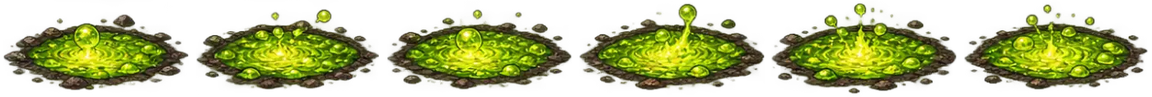
#> input picture assets/fx/acid_pool.png, 1152 x 97 px, given in place of fx_suelo_eventos.webp, which was not available
$ python slice_fx.py
#> lines starting #> are read from the running program, lines starting #| are printed output that depends on the picture
# Recorta las láminas de efectos (ARTE/fx_*.webp y la bala de ARTE/gun_fx_sheet.png) en tiras de animación PNG en
# assets/fx/ y escribe assets/fx/fx.json con el número de frames y su tamaño.
# Uso: python tools/slice_fx.py
#
# Las láminas no siguen una rejilla exacta: cada fila tiene su franja de alto (a mano, abajo) y dentro de ella los
# frames se separan por columnas vacías (o a partes iguales con `even`, cuando los brillos se tocan). Todos los frames
# de una tira comparten tamaño y se centran en el centro de su contenido, para que la animación no baile.
import json
from pathlib import Path

import numpy as np
from PIL import Image
from scipy import ndimage as nd

OUT = Path('assets/fx')
ALPHA = 24  # alfa por debajo del cual la columna cuenta como vacía
PAD = 4

# (nombre, y0, y1, frames, opciones). Opciones: x (x0, x1) limita la franja; even reparte a partes iguales;
# take (i, j) se queda con esos frames; drop_largest quita el trozo más grande de cada frame (el megáfono, que no
# queremos, de las ondas); floor sube el alfa mínimo (fondo semitransparente); max es el lado mayor final en px.
SHEETS = {
    'ARTE/fx_suelo_eventos.webp': [
        ('zone_ring', 0, 250, 1, {'max': 512}),
        ('zone_glow', 250, 398, 6, {'even': (21, 1522), 'max': 384}),
        ('zone_motes', 398, 600, 6, {'even': (21, 1522), 'max': 256}),
        ('tele_circle', 600, 800, 1, {'x': (0, 620), 'max': 384}),
        ('tele_disc', 600, 800, 1, {'x': (620, 1220), 'max': 384}),
    ],
    'ARTE/fx_fuego_acido.webp': [
        ('fire_pool', 0, 125, 6, {'max': 192}),
        ('burn', 125, 242, 4, {'max': 128}),
        ('fire_blast', 242, 405, 7, {'max': 192}),
        ('acid_pool', 500, 620, 6, {'max': 192}),
        ('acid_splash', 620, 744, 5, {'max': 160}),
        ('acid_spit', 905, 1000, 2, {'max': 128}),
    ],
    'ARTE/fx_proyectiles.webp': [
        ('nail', 25, 130, 1, {'x': (0, 330), 'max': 96}),
        ('syringe', 130, 262, 1, {'x': (0, 370), 'max': 96}),
        ('rivet', 262, 340, 1, {'max': 96}),
        ('dart', 340, 432, 2, {'max': 96}),
        ('molotov', 432, 592, 4, {'max': 96}),
        ('wrench', 592, 720, 4, {'take': (0, 1), 'max': 128}),
        ('coil', 720, 878, 4, {'max': 128}),
        ('ebullet', 878, 972, 2, {'max': 96}),
    ],
    'ARTE/fx_extras.webp': [
        ('wave', 0, 94, 5, {'drop_largest': True, 'max': 128}),
        ('slam', 94, 192, 6, {'max': 192}),
        ('heal', 192, 293, 4, {'max': 128}),
        ('stun', 293, 360, 4, {'max': 96}),
        ('ice', 360, 458, 5, {'max': 128}),
        ('spawn', 458, 549, 6, {'max': 160}),
        ('death', 549, 642, 5, {'max': 160}),
        ('levelup', 697, 806, 9, {'max': 160}),
    ],
    'ARTE/gun_fx_sheet.png': [
        ('bullet', 45, 115, 1, {'x': (165, 335), 'floor': 80, 'max': 96}),
    ],
}


def spans(alpha: np.ndarray, n: int, name: str) -> list[tuple[int, int]]:
    """Columnas ocupadas de la franja, unidas por los huecos más estrechos hasta quedar `n`."""
    cols = nd.binary_closing(alpha.max(0) > ALPHA, iterations=3)
    lab, k = nd.label(cols)
    out = [(s.start, s.stop) for (s,) in nd.find_objects(lab) if s.stop - s.start > 3]
    if len(out) < n:
        raise SystemExit(f'{name}: {len(out)} frames, se esperaban {n}')
    while len(out) > n:
        gaps = [out[i + 1][0] - out[i][1] for i in range(len(out) - 1)]
        i = int(np.argmin(gaps))
        out[i : i + 2] = [(out[i][0], out[i + 1][1])]
    return out


def drop_largest(rgba: np.ndarray) -> np.ndarray:
    lab, k = nd.label(nd.binary_dilation(rgba[:, :, 3] > ALPHA, iterations=2))
    if k > 1:
        sizes = nd.sum(np.ones(lab.shape), lab, range(1, k + 1))
        rgba = rgba.copy()
        rgba[lab == 1 + int(np.argmax(sizes)), 3] = 0
    return rgba


OUT.mkdir(parents=True, exist_ok=True)
for old in OUT.glob('*.png'):
    old.unlink()
index = {}
for src, rows in SHEETS.items():
    img = np.array(Image.open(src).convert('RGBA')).astype(float)
    for name, y0, y1, n, o in rows:
        x0, x1 = o.get('x', (0, img.shape[1]))
        band = img[y0:y1, x0:x1].copy()
        if 'floor' in o:
            f = o['floor']
            band[:, :, 3] = np.clip((band[:, :, 3] - f) / (255 - f), 0, 1) * 255
        if 'even' in o:
            a, b = o['even']
            step = (b - a) / n
            fr = [(round(a + i * step) - x0, round(a + (i + 1) * step) - x0) for i in range(n)]
        else:
            fr = spans(band[:, :, 3], n, name)
        frames = [band[:, s:e] for s, e in fr]
        if o.get('drop_largest'):
            frames = [drop_largest(f) for f in frames]
        if 'take' in o:
            frames = frames[o['take'][0] : o['take'][1]]
        # Recorte común: alto de lo ocupado en toda la tira; ancho del frame más ancho, centrado en su contenido.
#> (the run stopped early here; a loop or call above may not have finished)

$ run again, on assets/fx/aura_geiger.png
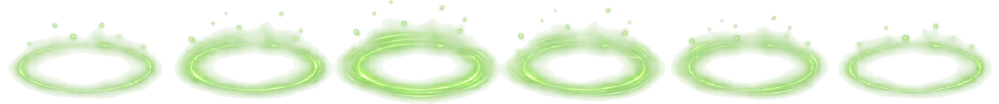
#> input picture assets/fx/aura_geiger.png, 1998 x 207 px, given in place of fx_suelo_eventos.webp, which was not available (shown at 1/2 size)

$ run again, on assets/fx/big_blast.png
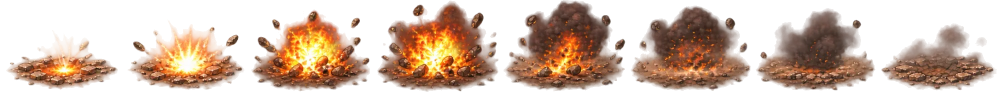
#> input picture assets/fx/big_blast.png, 2000 x 184 px, given in place of fx_suelo_eventos.webp, which was not available (shown at 1/2 size)

$ run again, on assets/fx/bullet.png
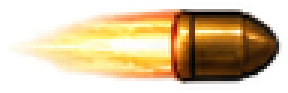
#> input picture assets/fx/bullet.png, 96 x 31 px, given in place of fx_suelo_eventos.webp, which was not available (shown 3 times larger)
